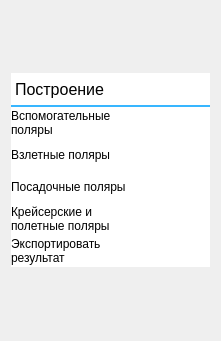
           <widget class="QGroupBox" name="groupBox_21">
            <property name="geometry">
             <rect>
              <x>-2</x>
              <y>10</y>
              <width>221</width>
              <height>341</height>
             </rect>
            </property>
            <property name="styleSheet">
             <string notr="true">QGroupBox { 
	border:white;
 } 

QPushButton {
	height: 32px;
	text-align:left;
	background-color: rgb(255, 255, 255);
	color:black;
	border-radius:0px; 
	font-weight: normal;
}

QPushButton::hover{
	background-color: #38b6ff;
}</string>
            </property>
            <property name="title">
             <string/>
            </property>
            <layout class="QGridLayout" name="gridLayout_27">
             <item row="0" column="0">
              <layout class="QVBoxLayout" name="verticalLayout_16">
               <property name="spacing">
                <number>0</number>
               </property>
               <item>
                <widget class="QPushButton" name="pushButton_3">
                 <property name="styleSheet">
                  <string notr="true">QPushButton {
	text-align:left;
	background-color: rgb(255, 255, 255);
	color:black;
	border-bottom: 2px solid  #38b6ff;
	padding-left:4px;
	font-size:16px;
	box-shadow: 10px 5px 5px red;
}</string>
                 </property>
                 <property name="text">
                  <string>Построение</string>
                 </property>
                 <property name="icon">
                  <iconset>
                   <normaloff>иконка.png</normaloff>иконка.png</iconset>
                 </property>
                 <property name="iconSize">
                  <size>
                   <width>20</width>
                   <height>20</height>
                  </size>
                 </property>
                </widget>
               </item>
               <item>
                <widget class="QPushButton" name="buHelpPolyr">
                 <property name="cursor">
                  <cursorShape>PointingHandCursor</cursorShape>
                 </property>
                 <property name="styleSheet">
                  <string notr="true"/>
                 </property>
                 <property name="text">
                  <string>Вспомогательные 
поляры</string>
                 </property>
                 <property name="icon">
                  <iconset>
                   <normaloff>caret-right.svg</normaloff>caret-right.svg</iconset>
                 </property>
                </widget>
               </item>
               <item>
                <widget class="QPushButton" name="buUpPolyr">
                 <property name="cursor">
                  <cursorShape>PointingHandCursor</cursorShape>
                 </property>
                 <property name="styleSheet">
                  <string notr="true"/>
                 </property>
                 <property name="text">
                  <string>Взлетные поляры</string>
                 </property>
                 <property name="icon">
                  <iconset>
                   <normaloff>caret-right.svg</normaloff>caret-right.svg</iconset>
                 </property>
                </widget>
               </item>
               <item>
                <widget class="QPushButton" name="buDownPolyr">
                 <property name="cursor">
                  <cursorShape>PointingHandCursor</cursorShape>
                 </property>
                 <property name="styleSheet">
                  <string notr="true"/>
                 </property>
                 <property name="text">
                  <string>Посадочные поляры</string>
                 </property>
                 <property name="icon">
                  <iconset>
                   <normaloff>caret-right.svg</normaloff>caret-right.svg</iconset>
                 </property>
                </widget>
               </item>
               <item>
                <widget class="QPushButton" name="buCrePolyr">
                 <property name="cursor">
                  <cursorShape>PointingHandCursor</cursorShape>
                 </property>
                 <property name="styleSheet">
                  <string notr="true"/>
                 </property>
                 <property name="text">
                  <string>Крейсерские и 
полетные поляры</string>
                 </property>
                 <property name="icon">
                  <iconset>
                   <normaloff>caret-right.svg</normaloff>caret-right.svg</iconset>
                 </property>
                </widget>
               </item>
               <item>
                <widget class="QPushButton" name="buExport">
                 <property name="cursor">
                  <cursorShape>PointingHandCursor</cursorShape>
                 </property>
                 <property name="styleSheet">
                  <string notr="true"/>
                 </property>
                 <property name="text">
                  <string>Экспортировать 
результат</string>
                 </property>
                 <property name="icon">
                  <iconset>
                   <normaloff>caret-right.svg</normaloff>caret-right.svg</iconset>
                 </property>
                </widget>
               </item>
              </layout>
             </item>
            </layout>
           </widget>
